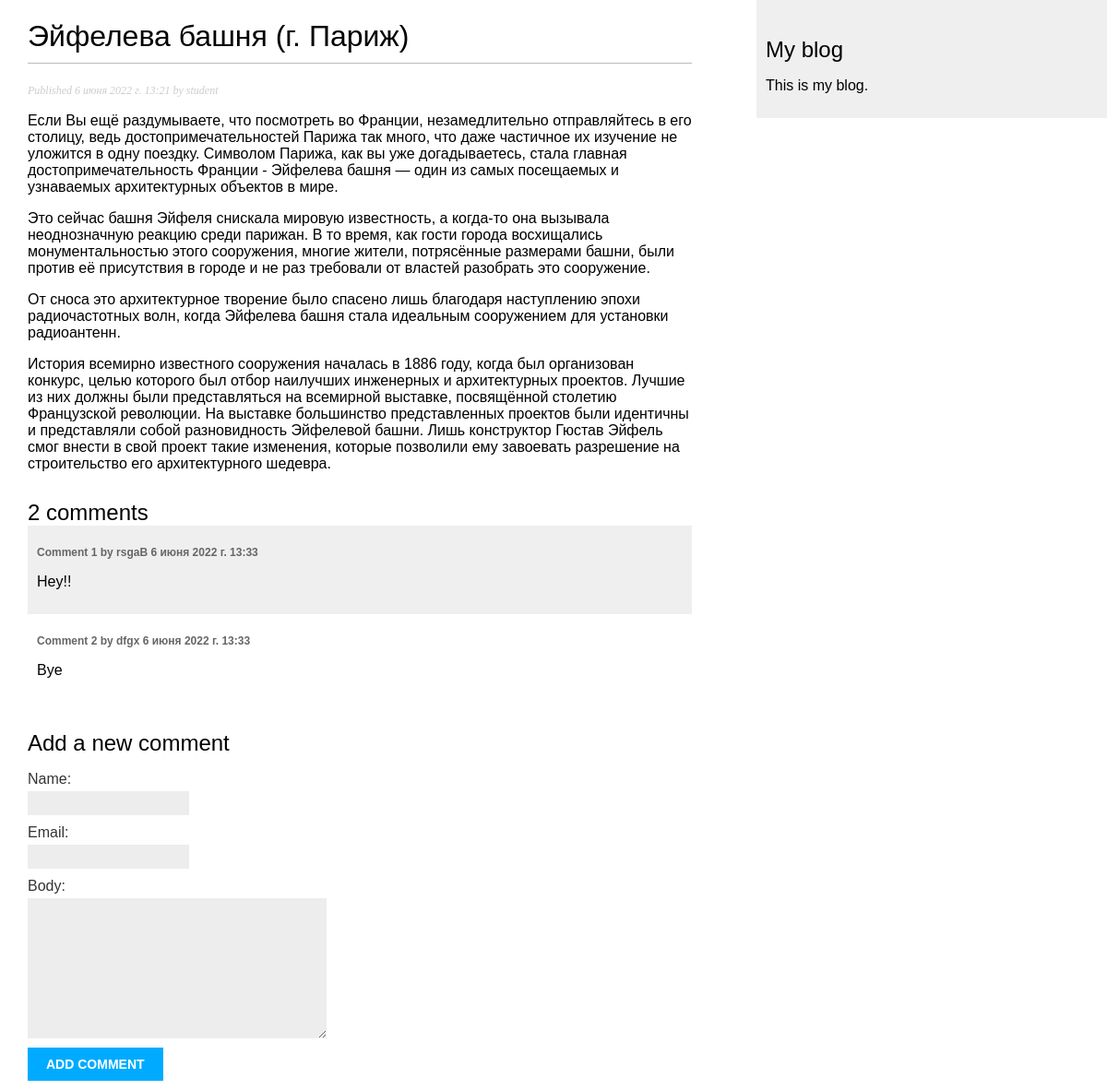
The app's page /blog/2/ with its own data.
### blog/models.py (models this page shows, shortened)
class Post(models.Model):
    class Status(models.TextChoices):
        DRAFT = 'DF', 'DRAFT'
        PUBLISHED = 'PB', 'Published'
    title = models.CharField(max_length=250)
    slug = models.SlugField(max_length=250)
    author = models.ForeignKey(User,
                               on_delete=models.CASCADE,
                               related_name='blog_posts')
    body = models.TextField()
    publish = models.DateTimeField(default=timezone.now)
    created = models.DateTimeField(auto_now_add=True)
    updated = models.DateTimeField(auto_now=True)
    status = models.CharField(max_length=2,
                              choices=Status.choices,
                              default=Status.DRAFT)
    objects = models.Manager()
    published = PublishedManager()
    class Meta:
        ordering = ['-publish']
        indexes = [
            models.Index(fields=['-publish'])
        ]

class Comment(models.Model):
    post = models.ForeignKey(Post, on_delete=models.CASCADE, related_name='comments')
    name = models.CharField(max_length=80)
    email = models.EmailField()
    body = models.TextField()
    created = models.DateTimeField(auto_now_add=True)
    updated = models.DateTimeField(auto_now=True)
    active = models.BooleanField(default=True)
    class Meta:
        ordering = ['created']
        indexes = [
            models.Index(fields=['created']),
        ]

### blog/views.py (the view)
# urls.py: path('<int:id>/', views.post_detail, name='post_detail'),
def post_detail(request, id):
    post = get_object_or_404(Post, id=id, status=Post.Status.PUBLISHED)
    comments = post.comments.filter(active=True)
    form = CommentForm()
    return render(request, 'blog/post/detail.html', {'post': post, 'comments': comments, 'form': form})

### blog/forms.py
class CommentForm(forms.ModelForm):
    class Meta:
        model = Comment
        fields = ['name', 'email', 'body']

### blog/templates/blog/post/detail.html (shortened to what this page needs)
{% extends "blog/base.html" %}
{% block content %}
  <h1>{{ post.title }}</h1>
  <p class="date">
    Published {{ post.publish }} by {{ post.author }}
  </p>
  {{ post.body|linebreaks }}
  {% with comments.count as total_comments %}
 <h2>{{ total_comments }} comment{{ total_comments|pluralize }}</h2>
{% endwith %}
{% for comment in comments %}
 <div class="comment">
 <p class="info">
 Comment {{ forloop.counter }} by {{ comment.name }}
 {{ comment.created }}
 </p>
 {{ comment.body|linebreaks }}
 </div>
{% empty %}
 <p>There are no comments yet.</p>
{% endfor %}
<h2>Add a new comment</h2>
 <form action="{% url 'blog:post_comment' post.id %}" method="post">
 {{ form.as_p }}
 <p><input type="submit" value="Add comment"></p>
 </form>
{% endblock %}

### blog/static/css/blog.css (style rules this page uses)
body { margin:0; padding:0; font-family:helvetica, sans-serif; }
h1 { font-weight:normal; border-bottom:1px solid #bbb; padding:0 0 10px 0; }
h2 { font-weight:normal; margin:30px 0 0; }
p.date { color:#ccc; font-family: georgia, serif; font-size: 12px; font-style: italic; }
label { float:left; clear:both; color:#333; margin-bottom:4px; }
input, textarea { clear:both; float:left; margin:0 0 10px; background:#ededed; border:0; padding:6px 10px; font-size:12px; }
input[type=submit] { font-weight:bold; background:#00abff; color:#fff; padding:10px 20px; font-size:14px; text-transform:uppercase; }
.comment { padding:10px; }
.comment:nth-child(even) { background:#efefef; }
.comment .info { font-weight:bold; font-size:12px; color:#666; }

### records on screen
Post: title "Эйфелева башня (г. Париж)", publish "6 июня 2022 г. 13:21", author "student", body "Если Вы ещё раздумываете, что посмотреть во Франции, незамедлительно отправляйтесь в его столицу, ведь достопримечательностей Парижа так много, что даже частичное их изучение не уложится в одну поездку. Символом Парижа, как вы уже догадываетесь, стала главная достопримечательность Франции - Эйфелева башня — один из самых посещаемых и узнаваемых архитектурных объектов в мире. Это сейчас башня Эйфеля снискала мировую известность, а когда-то она вызывала неоднозначную реакцию среди парижан. В то время, как гости города восхищались монументальностью этого сооружения, многие жители, потрясённые размерами башни, были против её присутствия в городе и не раз требовали от властей разобрать это…"
Comment: name "rsgaB", created "6 июня 2022 г. 13:33", body "Hey!!"
Comment: name "dfgx", created "6 июня 2022 г. 13:33", body "Bye"

### other values on screen
{{ total_comments }} "2"
